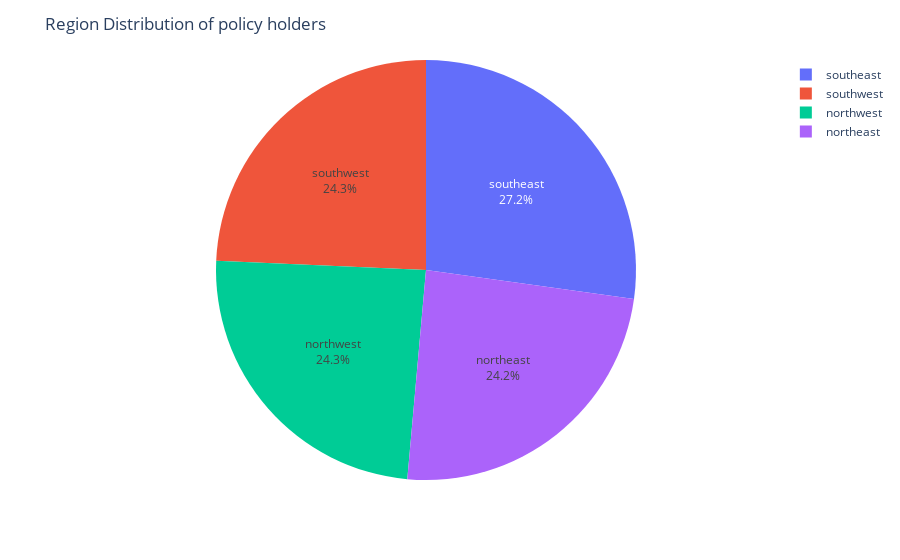

Notebook source saved alongside this figure:
### Code cell
fig = px.pie(df['region'].value_counts().reset_index(), values='region', names='index')
fig.update_traces(textposition='inside', textinfo='percent+label')
fig.update_layout(title_text='Region Distribution of policy holders')
fig.show()

### Figure 1 — Plotly figure (JSON) as saved in the notebook; plotly's stock layout.template omitted (floating-point values rounded to 4 significant figures)
{"data": [{"domain": {"x": [0, 1], "y": [0, 1]}, "hovertemplate": "index=%{label}<br>region=%{value}<extra></extra>", "labels": ["southeast", "southwest", "northwest", "northeast"], "legendgroup": "", "name": "", "showlegend": true, "textinfo": "percent+label", "textposition": "inside", "type": "pie", "values": [364, 325, 325, 324]}], "layout": {"legend": {"tracegroupgap": 0}, "margin": {"t": 60}, "title": {"text": "Region Distribution of policy holders"}}}
